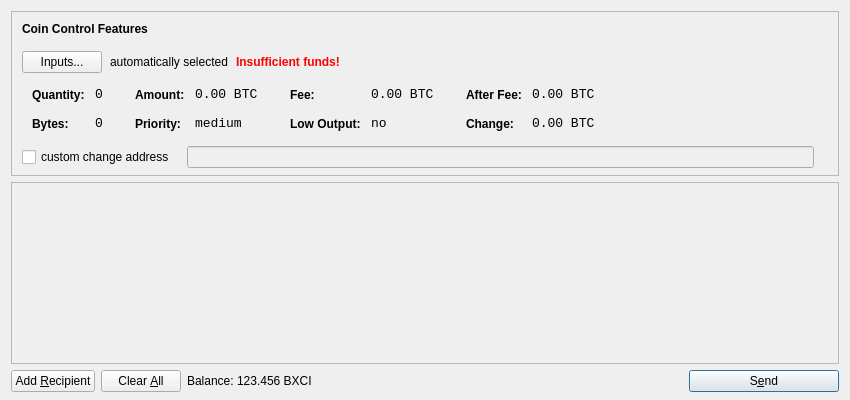
<?xml version="1.0" encoding="UTF-8"?>
<ui version="4.0">
 <class>SendCoinsDialog</class>
 <widget class="QDialog" name="SendCoinsDialog">
  <property name="geometry">
   <rect>
    <x>0</x>
    <y>0</y>
    <width>850</width>
    <height>400</height>
   </rect>
  </property>
  <property name="windowTitle">
   <string>Send Coins</string>
  </property>
  <layout class="QVBoxLayout" name="verticalLayout" stretch="0,1,0">
   <property name="bottomMargin">
    <number>8</number>
   </property>
   <item>
    <widget class="QFrame" name="frameCoinControl">
     <property name="sizePolicy">
      <sizepolicy hsizetype="Expanding" vsizetype="Expanding">
       <horstretch>0</horstretch>
       <verstretch>0</verstretch>
      </sizepolicy>
     </property>
     <property name="maximumSize">
      <size>
       <width>16777215</width>
       <height>16777215</height>
      </size>
     </property>
     <property name="frameShape">
      <enum>QFrame::StyledPanel</enum>
     </property>
     <property name="frameShadow">
      <enum>QFrame::Sunken</enum>
     </property>
     <layout class="QVBoxLayout" name="verticalLayoutCoinControl2">
      <property name="spacing">
       <number>-1</number>
      </property>
      <property name="leftMargin">
       <number>0</number>
      </property>
      <property name="topMargin">
       <number>0</number>
      </property>
      <property name="rightMargin">
       <number>0</number>
      </property>
      <property name="bottomMargin">
       <number>6</number>
      </property>
      <item>
       <layout class="QVBoxLayout" name="verticalLayoutCoinControl" stretch="0,0,0,0,1">
        <property name="spacing">
         <number>0</number>
        </property>
        <property name="leftMargin">
         <number>10</number>
        </property>
        <property name="topMargin">
         <number>10</number>
        </property>
        <item>
         <layout class="QHBoxLayout" name="horizontalLayoutCoinControl1">
          <property name="bottomMargin">
           <number>15</number>
          </property>
          <item>
           <widget class="QLabel" name="labelCoinControlFeatures">
            <property name="sizePolicy">
             <sizepolicy hsizetype="Preferred" vsizetype="Maximum">
              <horstretch>0</horstretch>
              <verstretch>0</verstretch>
             </sizepolicy>
            </property>
            <property name="font">
             <font>
              <weight>75</weight>
              <bold>true</bold>
             </font>
            </property>
            <property name="styleSheet">
             <string notr="true">font-weight:bold;</string>
            </property>
            <property name="text">
             <string>Coin Control Features</string>
            </property>
           </widget>
          </item>
         </layout>
        </item>
        <item>
         <layout class="QHBoxLayout" name="horizontalLayoutCoinControl2" stretch="0,0,0,0">
          <property name="spacing">
           <number>8</number>
          </property>
          <property name="bottomMargin">
           <number>10</number>
          </property>
          <item>
           <widget class="QPushButton" name="pushButtonCoinControl">
            <property name="styleSheet">
             <string notr="true"/>
            </property>
            <property name="text">
             <string>Inputs...</string>
            </property>
           </widget>
          </item>
          <item>
           <widget class="QLabel" name="labelCoinControlAutomaticallySelected">
            <property name="text">
             <string>automatically selected</string>
            </property>
            <property name="margin">
             <number>5</number>
            </property>
           </widget>
          </item>
          <item>
           <widget class="QLabel" name="labelCoinControlInsuffFunds">
            <property name="font">
             <font>
              <weight>75</weight>
              <bold>true</bold>
             </font>
            </property>
            <property name="styleSheet">
             <string notr="true">color:red;font-weight:bold;</string>
            </property>
            <property name="text">
             <string>Insufficient funds!</string>
            </property>
            <property name="margin">
             <number>5</number>
            </property>
           </widget>
          </item>
          <item>
           <spacer name="horizontalSpacerCoinControl">
            <property name="orientation">
             <enum>Qt::Horizontal</enum>
            </property>
            <property name="sizeHint" stdset="0">
             <size>
              <width>40</width>
              <height>1</height>
             </size>
            </property>
           </spacer>
          </item>
         </layout>
        </item>
        <item>
         <widget class="QWidget" name="widgetCoinControl" native="true">
          <property name="sizePolicy">
           <sizepolicy hsizetype="Preferred" vsizetype="Preferred">
            <horstretch>0</horstretch>
            <verstretch>0</verstretch>
           </sizepolicy>
          </property>
          <property name="minimumSize">
           <size>
            <width>0</width>
            <height>0</height>
           </size>
          </property>
          <property name="styleSheet">
           <string notr="true"/>
          </property>
          <layout class="QHBoxLayout" name="horizontalLayoutCoinControl5">
           <property name="margin">
            <number>0</number>
           </property>
           <item>
            <layout class="QHBoxLayout" name="horizontalLayoutCoinControl3" stretch="0,0,0,1">
             <property name="spacing">
              <number>20</number>
             </property>
             <property name="topMargin">
              <number>0</number>
             </property>
             <property name="bottomMargin">
              <number>10</number>
             </property>
             <item>
              <layout class="QFormLayout" name="formLayoutCoinControl1">
               <property name="horizontalSpacing">
                <number>10</number>
               </property>
               <property name="verticalSpacing">
                <number>14</number>
               </property>
               <property name="leftMargin">
                <number>10</number>
               </property>
               <property name="topMargin">
                <number>4</number>
               </property>
               <property name="rightMargin">
                <number>6</number>
               </property>
               <item row="0" column="0">
                <widget class="QLabel" name="labelCoinControlQuantityText">
                 <property name="styleSheet">
                  <string notr="true">font-weight:bold;</string>
                 </property>
                 <property name="text">
                  <string>Quantity:</string>
                 </property>
                 <property name="margin">
                  <number>0</number>
                 </property>
                </widget>
               </item>
               <item row="0" column="1">
                <widget class="QLabel" name="labelCoinControlQuantity">
                 <property name="font">
                  <font>
                   <family>Monospace</family>
                   <pointsize>10</pointsize>
                  </font>
                 </property>
                 <property name="cursor">
                  <cursorShape>IBeamCursor</cursorShape>
                 </property>
                 <property name="contextMenuPolicy">
                  <enum>Qt::ActionsContextMenu</enum>
                 </property>
                 <property name="text">
                  <string notr="true">0</string>
                 </property>
                 <property name="margin">
                  <number>0</number>
                 </property>
                 <property name="textInteractionFlags">
                  <set>Qt::LinksAccessibleByMouse|Qt::TextSelectableByKeyboard|Qt::TextSelectableByMouse</set>
                 </property>
                </widget>
               </item>
               <item row="1" column="0">
                <widget class="QLabel" name="labelCoinControlBytesText">
                 <property name="styleSheet">
                  <string notr="true">font-weight:bold;</string>
                 </property>
                 <property name="text">
                  <string>Bytes:</string>
                 </property>
                </widget>
               </item>
               <item row="1" column="1">
                <widget class="QLabel" name="labelCoinControlBytes">
                 <property name="font">
                  <font>
                   <family>Monospace</family>
                   <pointsize>10</pointsize>
                  </font>
                 </property>
                 <property name="cursor">
                  <cursorShape>IBeamCursor</cursorShape>
                 </property>
                 <property name="contextMenuPolicy">
                  <enum>Qt::ActionsContextMenu</enum>
                 </property>
                 <property name="text">
                  <string notr="true">0</string>
                 </property>
                 <property name="textInteractionFlags">
                  <set>Qt::LinksAccessibleByMouse|Qt::TextSelectableByKeyboard|Qt::TextSelectableByMouse</set>
                 </property>
                </widget>
               </item>
              </layout>
             </item>
             <item>
              <layout class="QFormLayout" name="formLayoutCoinControl2">
               <property name="horizontalSpacing">
                <number>10</number>
               </property>
               <property name="verticalSpacing">
                <number>14</number>
               </property>
               <property name="leftMargin">
                <number>6</number>
               </property>
               <property name="topMargin">
                <number>4</number>
               </property>
               <property name="rightMargin">
                <number>6</number>
               </property>
               <item row="0" column="0">
                <widget class="QLabel" name="labelCoinControlAmountText">
                 <property name="styleSheet">
                  <string notr="true">font-weight:bold;</string>
                 </property>
                 <property name="text">
                  <string>Amount:</string>
                 </property>
                 <property name="margin">
                  <number>0</number>
                 </property>
                </widget>
               </item>
               <item row="0" column="1">
                <widget class="QLabel" name="labelCoinControlAmount">
                 <property name="font">
                  <font>
                   <family>Monospace</family>
                   <pointsize>10</pointsize>
                  </font>
                 </property>
                 <property name="cursor">
                  <cursorShape>IBeamCursor</cursorShape>
                 </property>
                 <property name="contextMenuPolicy">
                  <enum>Qt::ActionsContextMenu</enum>
                 </property>
                 <property name="text">
                  <string notr="true">0.00 BTC</string>
                 </property>
                 <property name="textInteractionFlags">
                  <set>Qt::LinksAccessibleByMouse|Qt::TextSelectableByKeyboard|Qt::TextSelectableByMouse</set>
                 </property>
                </widget>
               </item>
               <item row="1" column="0">
                <widget class="QLabel" name="labelCoinControlPriorityText">
                 <property name="styleSheet">
                  <string notr="true">font-weight:bold;</string>
                 </property>
                 <property name="text">
                  <string>Priority:</string>
                 </property>
                </widget>
               </item>
               <item row="1" column="1">
                <widget class="QLabel" name="labelCoinControlPriority">
                 <property name="font">
                  <font>
                   <family>Monospace</family>
                   <pointsize>10</pointsize>
                  </font>
                 </property>
                 <property name="cursor">
                  <cursorShape>IBeamCursor</cursorShape>
                 </property>
                 <property name="contextMenuPolicy">
                  <enum>Qt::ActionsContextMenu</enum>
                 </property>
                 <property name="text">
                  <string>medium</string>
                 </property>
                 <property name="textInteractionFlags">
                  <set>Qt::LinksAccessibleByMouse|Qt::TextSelectableByKeyboard|Qt::TextSelectableByMouse</set>
                 </property>
                </widget>
               </item>
              </layout>
             </item>
             <item>
              <layout class="QFormLayout" name="formLayoutCoinControl3">
               <property name="horizontalSpacing">
                <number>10</number>
               </property>
               <property name="verticalSpacing">
                <number>14</number>
               </property>
               <property name="leftMargin">
                <number>6</number>
               </property>
               <property name="topMargin">
                <number>4</number>
               </property>
               <property name="rightMargin">
                <number>6</number>
               </property>
               <item row="0" column="0">
                <widget class="QLabel" name="labelCoinControlFeeText">
                 <property name="styleSheet">
                  <string notr="true">font-weight:bold;</string>
                 </property>
                 <property name="text">
                  <string>Fee:</string>
                 </property>
                 <property name="margin">
                  <number>0</number>
                 </property>
                </widget>
               </item>
               <item row="0" column="1">
                <widget class="QLabel" name="labelCoinControlFee">
                 <property name="font">
                  <font>
                   <family>Monospace</family>
                   <pointsize>10</pointsize>
                  </font>
                 </property>
                 <property name="cursor">
                  <cursorShape>IBeamCursor</cursorShape>
                 </property>
                 <property name="contextMenuPolicy">
                  <enum>Qt::ActionsContextMenu</enum>
                 </property>
                 <property name="text">
                  <string notr="true">0.00 BTC</string>
                 </property>
                 <property name="textInteractionFlags">
                  <set>Qt::LinksAccessibleByMouse|Qt::TextSelectableByKeyboard|Qt::TextSelectableByMouse</set>
                 </property>
                </widget>
               </item>
               <item row="1" column="0">
                <widget class="QLabel" name="labelCoinControlLowOutputText">
                 <property name="styleSheet">
                  <string notr="true">font-weight:bold;</string>
                 </property>
                 <property name="text">
                  <string>Low Output:</string>
                 </property>
                </widget>
               </item>
               <item row="1" column="1">
                <widget class="QLabel" name="labelCoinControlLowOutput">
                 <property name="font">
                  <font>
                   <family>Monospace</family>
                   <pointsize>10</pointsize>
                  </font>
                 </property>
                 <property name="cursor">
                  <cursorShape>IBeamCursor</cursorShape>
                 </property>
                 <property name="contextMenuPolicy">
                  <enum>Qt::ActionsContextMenu</enum>
                 </property>
                 <property name="text">
                  <string>no</string>
                 </property>
                 <property name="textInteractionFlags">
                  <set>Qt::LinksAccessibleByMouse|Qt::TextSelectableByKeyboard|Qt::TextSelectableByMouse</set>
                 </property>
                </widget>
               </item>
              </layout>
             </item>
             <item>
              <layout class="QFormLayout" name="formLayoutCoinControl4">
               <property name="horizontalSpacing">
                <number>10</number>
               </property>
               <property name="verticalSpacing">
                <number>14</number>
               </property>
               <property name="leftMargin">
                <number>6</number>
               </property>
               <property name="topMargin">
                <number>4</number>
               </property>
               <property name="rightMargin">
                <number>6</number>
               </property>
               <item row="0" column="0">
                <widget class="QLabel" name="labelCoinControlAfterFeeText">
                 <property name="styleSheet">
                  <string notr="true">font-weight:bold;</string>
                 </property>
                 <property name="text">
                  <string>After Fee:</string>
                 </property>
                 <property name="margin">
                  <number>0</number>
                 </property>
                </widget>
               </item>
               <item row="0" column="1">
                <widget class="QLabel" name="labelCoinControlAfterFee">
                 <property name="font">
                  <font>
                   <family>Monospace</family>
                   <pointsize>10</pointsize>
                  </font>
                 </property>
                 <property name="cursor">
                  <cursorShape>IBeamCursor</cursorShape>
                 </property>
                 <property name="contextMenuPolicy">
                  <enum>Qt::ActionsContextMenu</enum>
                 </property>
                 <property name="text">
                  <string notr="true">0.00 BTC</string>
                 </property>
                 <property name="textInteractionFlags">
                  <set>Qt::LinksAccessibleByMouse|Qt::TextSelectableByKeyboard|Qt::TextSelectableByMouse</set>
                 </property>
                </widget>
               </item>
               <item row="1" column="0">
                <widget class="QLabel" name="labelCoinControlChangeText">
                 <property name="styleSheet">
                  <string notr="true">font-weight:bold;</string>
                 </property>
                 <property name="text">
                  <string>Change:</string>
                 </property>
                </widget>
               </item>
               <item row="1" column="1">
                <widget class="QLabel" name="labelCoinControlChange">
                 <property name="font">
                  <font>
                   <family>Monospace</family>
                   <pointsize>10</pointsize>
                  </font>
                 </property>
                 <property name="cursor">
                  <cursorShape>IBeamCursor</cursorShape>
                 </property>
                 <property name="contextMenuPolicy">
                  <enum>Qt::ActionsContextMenu</enum>
                 </property>
                 <property name="text">
                  <string notr="true">0.00 BTC</string>
                 </property>
                 <property name="textInteractionFlags">
                  <set>Qt::LinksAccessibleByMouse|Qt::TextSelectableByKeyboard|Qt::TextSelectableByMouse</set>
                 </property>
                </widget>
               </item>
              </layout>
             </item>
            </layout>
           </item>
          </layout>
         </widget>
        </item>
        <item>
         <layout class="QHBoxLayout" name="horizontalLayoutCoinControl4" stretch="0,0,0">
          <property name="spacing">
           <number>12</number>
          </property>
          <property name="sizeConstraint">
           <enum>QLayout::SetDefaultConstraint</enum>
          </property>
          <property name="topMargin">
           <number>5</number>
          </property>
          <property name="rightMargin">
           <number>5</number>
          </property>
          <item>
           <widget class="QCheckBox" name="checkBoxCoinControlChange">
            <property name="text">
             <string>custom change address</string>
            </property>
           </widget>
          </item>
          <item>
           <widget class="QLineEdit" name="lineEditCoinControlChange">
            <property name="enabled">
             <bool>false</bool>
            </property>
            <property name="sizePolicy">
             <sizepolicy hsizetype="Expanding" vsizetype="Fixed">
              <horstretch>0</horstretch>
              <verstretch>0</verstretch>
             </sizepolicy>
            </property>
           </widget>
          </item>
          <item>
           <widget class="QLabel" name="labelCoinControlChangeLabel">
            <property name="sizePolicy">
             <sizepolicy hsizetype="Preferred" vsizetype="Expanding">
              <horstretch>0</horstretch>
              <verstretch>0</verstretch>
             </sizepolicy>
            </property>
            <property name="minimumSize">
             <size>
              <width>0</width>
              <height>0</height>
             </size>
            </property>
            <property name="text">
             <string/>
            </property>
            <property name="margin">
             <number>3</number>
            </property>
           </widget>
          </item>
         </layout>
        </item>
        <item>
         <spacer name="verticalSpacerCoinControl">
          <property name="orientation">
           <enum>Qt::Vertical</enum>
          </property>
          <property name="sizeHint" stdset="0">
           <size>
            <width>800</width>
            <height>1</height>
           </size>
          </property>
         </spacer>
        </item>
       </layout>
      </item>
     </layout>
    </widget>
   </item>
   <item>
    <widget class="QScrollArea" name="scrollArea">
     <property name="widgetResizable">
      <bool>true</bool>
     </property>
     <widget class="QWidget" name="scrollAreaWidgetContents">
      <property name="geometry">
       <rect>
        <x>0</x>
        <y>0</y>
        <width>830</width>
        <height>165</height>
       </rect>
      </property>
      <layout class="QVBoxLayout" name="verticalLayout_2">
       <property name="margin">
        <number>0</number>
       </property>
       <item>
        <layout class="QVBoxLayout" name="entries">
         <property name="spacing">
          <number>6</number>
         </property>
        </layout>
       </item>
       <item>
        <spacer name="verticalSpacer">
         <property name="orientation">
          <enum>Qt::Vertical</enum>
         </property>
         <property name="sizeHint" stdset="0">
          <size>
           <width>20</width>
           <height>40</height>
          </size>
         </property>
        </spacer>
       </item>
      </layout>
     </widget>
    </widget>
   </item>
   <item>
    <layout class="QHBoxLayout" name="horizontalLayout">
     <item>
      <widget class="QPushButton" name="addButton">
       <property name="toolTip">
        <string>Send to multiple recipients at once</string>
       </property>
       <property name="text">
        <string>Add &amp;Recipient</string>
       </property>
       <property name="icon">
        <iconset resource="../bitcoin.qrc">
         <normaloff>:/icons/add</normaloff>:/icons/add</iconset>
       </property>
       <property name="autoDefault">
        <bool>false</bool>
       </property>
      </widget>
     </item>
     <item>
      <widget class="QPushButton" name="clearButton">
       <property name="sizePolicy">
        <sizepolicy hsizetype="Minimum" vsizetype="Fixed">
         <horstretch>0</horstretch>
         <verstretch>0</verstretch>
        </sizepolicy>
       </property>
       <property name="toolTip">
        <string>Remove all transaction fields</string>
       </property>
       <property name="text">
        <string>Clear &amp;All</string>
       </property>
       <property name="icon">
        <iconset resource="../bitcoin.qrc">
         <normaloff>:/icons/remove</normaloff>:/icons/remove</iconset>
       </property>
       <property name="autoRepeatDelay">
        <number>300</number>
       </property>
       <property name="autoDefault">
        <bool>false</bool>
       </property>
      </widget>
     </item>
     <item>
      <layout class="QHBoxLayout" name="horizontalLayout_2">
       <property name="spacing">
        <number>3</number>
       </property>
       <item>
        <widget class="QLabel" name="label">
         <property name="text">
          <string>Balance:</string>
         </property>
        </widget>
       </item>
       <item>
        <widget class="QLabel" name="labelBalance">
         <property name="cursor">
          <cursorShape>IBeamCursor</cursorShape>
         </property>
         <property name="text">
          <string>123.456 BXCI</string>
         </property>
         <property name="textInteractionFlags">
          <set>Qt::LinksAccessibleByMouse|Qt::TextSelectableByKeyboard|Qt::TextSelectableByMouse</set>
         </property>
        </widget>
       </item>
      </layout>
     </item>
     <item>
      <spacer name="horizontalSpacer">
       <property name="orientation">
        <enum>Qt::Horizontal</enum>
       </property>
       <property name="sizeHint" stdset="0">
        <size>
         <width>40</width>
         <height>20</height>
        </size>
       </property>
      </spacer>
     </item>
     <item>
      <widget class="QPushButton" name="sendButton">
       <property name="minimumSize">
        <size>
         <width>150</width>
         <height>0</height>
        </size>
       </property>
       <property name="toolTip">
        <string>Confirm the send action</string>
       </property>
       <property name="text">
        <string>S&amp;end</string>
       </property>
       <property name="icon">
        <iconset resource="../bitcoin.qrc">
         <normaloff>:/icons/send</normaloff>:/icons/send</iconset>
       </property>
       <property name="default">
        <bool>true</bool>
       </property>
      </widget>
     </item>
    </layout>
   </item>
  </layout>
 </widget>
 <resources>
  <include location="../bitcoin.qrc"/>
 </resources>
 <connections/>
</ui>
